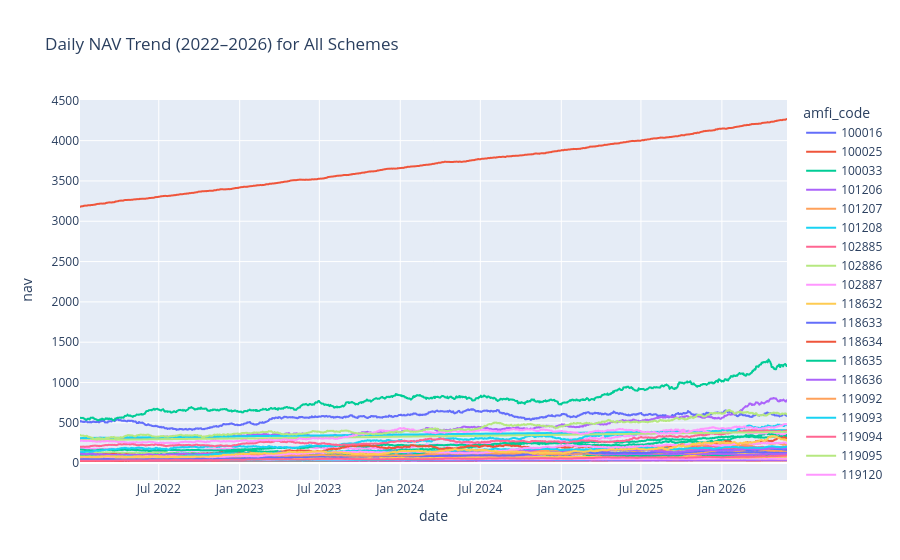

The notebook cell this image was saved under:
### Code cell
# Date column is convert into datetime 
nav_history['date'] = pd.to_datetime(nav_history['date'])

# Date wise NAV trend plot
fig = px.line(
    nav_history,
    x='date',
    y='nav',
    color='amfi_code',
    title='Daily NAV Trend (2022–2026) for All Schemes'
)

fig.show()

### Figure 1 — Plotly figure (JSON) as saved in the notebook; plotly's stock layout.template omitted (floating-point values rounded to 4 significant figures; data arrays with more than 128 entries replaced by an {"elided": "..."} marker saying what was removed)
{"data": [{"hovertemplate": "amfi_code=100016<br>date=%{x}<br>nav=%{y}<extra></extra>", "legendgroup": "100016", "line": {"color": "#636efa", "dash": "solid"}, "marker": {"symbol": "circle"}, "mode": "lines", "name": "100016", "showlegend": true, "type": "scattergl", "x": {"elided": "1150 str values"}, "xaxis": "x", "y": {"elided": "1150 float values"}, "yaxis": "y"}, {"hovertemplate": "amfi_code=100025<br>date=%{x}<br>nav=%{y}<extra></extra>", "legendgroup": "100025", "line": {"color": "#EF553B", "dash": "solid"}, "marker": {"symbol": "circle"}, "mode": "lines", "name": "100025", "showlegend": true, "type": "scattergl", "x": {"elided": "1150 str values"}, "xaxis": "x", "y": {"elided": "1150 float values"}, "yaxis": "y"}, {"hovertemplate": "amfi_code=100033<br>date=%{x}<br>nav=%{y}<extra></extra>", "legendgroup": "100033", "line": {"color": "#00cc96", "dash": "solid"}, "marker": {"symbol": "circle"}, "mode": "lines", "name": "100033", "showlegend": true, "type": "scattergl", "x": {"elided": "1150 str values"}, "xaxis": "x", "y": {"elided": "1150 float values"}, "yaxis": "y"}, {"hovertemplate": "amfi_code=101206<br>date=%{x}<br>nav=%{y}<extra></extra>", "legendgroup": "101206", "line": {"color": "#ab63fa", "dash": "solid"}, "marker": {"symbol": "circle"}, "mode": "lines", "name": "101206", "showlegend": true, "type": "scattergl", "x": {"elided": "1150 str values"}, "xaxis": "x", "y": {"elided": "1150 float values"}, "yaxis": "y"}, {"hovertemplate": "amfi_code=101207<br>date=%{x}<br>nav=%{y}<extra></extra>", "legendgroup": "101207", "line": {"color": "#FFA15A", "dash": "solid"}, "marker": {"symbol": "circle"}, "mode": "lines", "name": "101207", "showlegend": true, "type": "scattergl", "x": {"elided": "1150 str values"}, "xaxis": "x", "y": {"elided": "1150 float values"}, "yaxis": "y"}, {"hovertemplate": "amfi_code=101208<br>date=%{x}<br>nav=%{y}<extra></extra>", "legendgroup": "101208", "line": {"color": "#19d3f3", "dash": "solid"}, "marker": {"symbol": "circle"}, "mode": "lines", "name": "101208", "showlegend": true, "type": "scattergl", "x": {"elided": "1150 str values"}, "xaxis": "x", "y": {"elided": "1150 float values"}, "yaxis": "y"}, {"hovertemplate": "amfi_code=102885<br>date=%{x}<br>nav=%{y}<extra></extra>", "legendgroup": "102885", "line": {"color": "#FF6692", "dash": "solid"}, "marker": {"symbol": "circle"}, "mode": "lines", "name": "102885", "showlegend": true, "type": "scattergl", "x": {"elided": "1150 str values"}, "xaxis": "x", "y": {"elided": "1150 float values"}, "yaxis": "y"}, {"hovertemplate": "amfi_code=102886<br>date=%{x}<br>nav=%{y}<extra></extra>", "legendgroup": "102886", "line": {"color": "#B6E880", "dash": "solid"}, "marker": {"symbol": "circle"}, "mode": "lines", "name": "102886", "showlegend": true, "type": "scattergl", "x": {"elided": "1150 str values"}, "xaxis": "x", "y": {"elided": "1150 float values"}, "yaxis": "y"}, {"hovertemplate": "amfi_code=102887<br>date=%{x}<br>nav=%{y}<extra></extra>", "legendgroup": "102887", "line": {"color": "#FF97FF", "dash": "solid"}, "marker": {"symbol": "circle"}, "mode": "lines", "name": "102887", "showlegend": true, "type": "scattergl", "x": {"elided": "1150 str values"}, "xaxis": "x", "y": {"elided": "1150 float values"}, "yaxis": "y"}, {"hovertemplate": "amfi_code=118632<br>date=%{x}<br>nav=%{y}<extra></extra>", "legendgroup": "118632", "line": {"color": "#FECB52", "dash": "solid"}, "marker": {"symbol": "circle"}, "mode": "lines", "name": "118632", "showlegend": true, "type": "scattergl", "x": {"elided": "1150 str values"}, "xaxis": "x", "y": {"elided": "1150 float values"}, "yaxis": "y"}, {"hovertemplate": "amfi_code=118633<br>date=%{x}<br>nav=%{y}<extra></extra>", "legendgroup": "118633", "line": {"color": "#636efa", "dash": "solid"}, "marker": {"symbol": "circle"}, "mode": "lines", "name": "118633", "showlegend": true, "type": "scattergl", "x": {"elided": "1150 str values"}, "xaxis": "x", "y": {"elided": "1150 float values"}, "yaxis": "y"}, {"hovertemplate": "amfi_code=118634<br>date=%{x}<br>nav=%{y}<extra></extra>", "legendgroup": "118634", "line": {"color": "#EF553B", "dash": "solid"}, "marker": {"symbol": "circle"}, "mode": "lines", "name": "118634", "showlegend": true, "type": "scattergl", "x": {"elided": "1150 str values"}, "xaxis": "x", "y": {"elided": "1150 float values"}, "yaxis": "y"}, {"hovertemplate": "amfi_code=118635<br>date=%{x}<br>nav=%{y}<extra></extra>", "legendgroup": "118635", "line": {"color": "#00cc96", "dash": "solid"}, "marker": {"symbol": "circle"}, "mode": "lines", "name": "118635", "showlegend": true, "type": "scattergl", "x": {"elided": "1150 str values"}, "xaxis": "x", "y": {"elided": "1150 float values"}, "yaxis": "y"}, {"hovertemplate": "amfi_code=118636<br>date=%{x}<br>nav=%{y}<extra></extra>", "legendgroup": "118636", "line": {"color": "#ab63fa", "dash": "solid"}, "marker": {"symbol": "circle"}, "mode": "lines", "name": "118636", "showlegend": true, "type": "scattergl", "x": {"elided": "1150 str values"}, "xaxis": "x", "y": {"elided": "1150 float values"}, "yaxis": "y"}, {"hovertemplate": "amfi_code=119092<br>date=%{x}<br>nav=%{y}<extra></extra>", "legendgroup": "119092", "line": {"color": "#FFA15A", "dash": "solid"}, "marker": {"symbol": "circle"}, "mode": "lines", "name": "119092", "showlegend": true, "type": "scattergl", "x": {"elided": "1150 str values"}, "xaxis": "x", "y": {"elided": "1150 float values"}, "yaxis": "y"}, {"hovertemplate": "amfi_code=119093<br>date=%{x}<br>nav=%{y}<extra></extra>", "legendgroup": "119093", "line": {"color": "#19d3f3", "dash": "solid"}, "marker": {"symbol": "circle"}, "mode": "lines", "name": "119093", "showlegend": true, "type": "scattergl", "x": {"elided": "1150 str values"}, "xaxis": "x", "y": {"elided": "1150 float values"}, "yaxis": "y"}, {"hovertemplate": "amfi_code=119094<br>date=%{x}<br>nav=%{y}<extra></extra>", "legendgroup": "119094", "line": {"color": "#FF6692", "dash": "solid"}, "marker": {"symbol": "circle"}, "mode": "lines", "name": "119094", "showlegend": true, "type": "scattergl", "x": {"elided": "1150 str values"}, "xaxis": "x", "y": {"elided": "1150 float values"}, "yaxis": "y"}, {"hovertemplate": "amfi_code=119095<br>date=%{x}<br>nav=%{y}<extra></extra>", "legendgroup": "119095", "line": {"color": "#B6E880", "dash": "solid"}, "marker": {"symbol": "circle"}, "mode": "lines", "name": "119095", "showlegend": true, "type": "scattergl", "x": {"elided": "1150 str values"}, "xaxis": "x", "y": {"elided": "1150 float values"}, "yaxis": "y"}, {"hovertemplate": "amfi_code=119120<br>date=%{x}<br>nav=%{y}<extra></extra>", "legendgroup": "119120", "line": {"color": "#FF97FF", "dash": "solid"}, "marker": {"symbol": "circle"}, "mode": "lines", "name": "119120", "showlegend": true, "type": "scattergl", "x": {"elided": "1150 str values"}, "xaxis": "x", "y": {"elided": "1150 float values"}, "yaxis": "y"}, {"hovertemplate": "amfi_code=119551<br>date=%{x}<br>nav=%{y}<extra></extra>", "legendgroup": "119551", "line": {"color": "#FECB52", "dash": "solid"}, "marker": {"symbol": "circle"}, "mode": "lines", "name": "119551", "showlegend": true, "type": "scattergl", "x": {"elided": "1150 str values"}, "xaxis": "x", "y": {"elided": "1150 float values"}, "yaxis": "y"}, {"hovertemplate": "amfi_code=119552<br>date=%{x}<br>nav=%{y}<extra></extra>", "legendgroup": "119552", "line": {"color": "#636efa", "dash": "solid"}, "marker": {"symbol": "circle"}, "mode": "lines", "name": "119552", "showlegend": true, "type": "scattergl", "x": {"elided": "1150 str values"}, "xaxis": "x", "y": {"elided": "1150 float values"}, "yaxis": "y"}, {"hovertemplate": "amfi_code=119598<br>date=%{x}<br>nav=%{y}<extra></extra>", "legendgroup": "119598", "line": {"color": "#EF553B", "dash": "solid"}, "marker": {"symbol": "circle"}, "mode": "lines", "name": "119598", "showlegend": true, "type": "scattergl", "x": {"elided": "1150 str values"}, "xaxis": "x", "y": {"elided": "1150 float values"}, "yaxis": "y"}, {"hovertemplate": "amfi_code=119599<br>date=%{x}<br>nav=%{y}<extra></extra>", "legendgroup": "119599", "line": {"color": "#00cc96", "dash": "solid"}, "marker": {"symbol": "circle"}, "mode": "lines", "name": "119599", "showlegend": true, "type": "scattergl", "x": {"elided": "1150 str values"}, "xaxis": "x", "y": {"elided": "1150 float values"}, "yaxis": "y"}, {"hovertemplate": "amfi_code=120503<br>date=%{x}<br>nav=%{y}<extra></extra>", "legendgroup": "120503", "line": {"color": "#ab63fa", "dash": "solid"}, "marker": {"symbol": "circle"}, "mode": "lines", "name": "120503", "showlegend": true, "type": "scattergl", "x": {"elided": "1150 str values"}, "xaxis": "x", "y": {"elided": "1150 float values"}, "yaxis": "y"}, {"hovertemplate": "amfi_code=120504<br>date=%{x}<br>nav=%{y}<extra></extra>", "legendgroup": "120504", "line": {"color": "#FFA15A", "dash": "solid"}, "marker": {"symbol": "circle"}, "mode": "lines", "name": "120504", "showlegend": true, "type": "scattergl", "x": {"elided": "1150 str values"}, "xaxis": "x", "y": {"elided": "1150 float values"}, "yaxis": "y"}, {"hovertemplate": "amfi_code=120505<br>date=%{x}<br>nav=%{y}<extra></extra>", "legendgroup": "120505", "line": {"color": "#19d3f3", "dash": "solid"}, "marker": {"symbol": "circle"}, "mode": "lines", "name": "120505", "showlegend": true, "type": "scattergl", "x": {"elided": "1150 str values"}, "xaxis": "x", "y": {"elided": "1150 float values"}, "yaxis": "y"}, {"hovertemplate": "amfi_code=120506<br>date=%{x}<br>nav=%{y}<extra></extra>", "legendgroup": "120506", "line": {"color": "#FF6692", "dash": "solid"}, "marker": {"symbol": "circle"}, "mode": "lines", "name": "120506", "showlegend": true, "type": "scattergl", "x": {"elided": "1150 str values"}, "xaxis": "x", "y": {"elided": "1150 float values"}, "yaxis": "y"}, {"hovertemplate": "amfi_code=120507<br>date=%{x}<br>nav=%{y}<extra></extra>", "legendgroup": "120507", "line": {"color": "#B6E880", "dash": "solid"}, "marker": {"symbol": "circle"}, "mode": "lines", "name": "120507", "showlegend": true, "type": "scattergl", "x": {"elided": "1150 str values"}, "xaxis": "x", "y": {"elided": "1150 float values"}, "yaxis": "y"}, {"hovertemplate": "amfi_code=120841<br>date=%{x}<br>nav=%{y}<extra></extra>", "legendgroup": "120841", "line": {"color": "#FF97FF", "dash": "solid"}, "marker": {"symbol": "circle"}, "mode": "lines", "name": "120841", "showlegend": true, "type": "scattergl", "x": {"elided": "1150 str values"}, "xaxis": "x", "y": {"elided": "1150 float values"}, "yaxis": "y"}, {"hovertemplate": "amfi_code=120842<br>date=%{x}<br>nav=%{y}<extra></extra>", "legendgroup": "120842", "line": {"color": "#FECB52", "dash": "solid"}, "marker": {"symbol": "circle"}, "mode": "lines", "name": "120842", "showlegend": true, "type": "scattergl", "x": {"elided": "1150 str values"}, "xaxis": "x", "y": {"elided": "1150 float values"}, "yaxis": "y"}, {"hovertemplate": "amfi_code=120843<br>date=%{x}<br>nav=%{y}<extra></extra>", "legendgroup": "120843", "line": {"color": "#636efa", "dash": "solid"}, "marker": {"symbol": "circle"}, "mode": "lines", "name": "120843", "showlegend": true, "type": "scattergl", "x": {"elided": "1150 str values"}, "xaxis": "x", "y": {"elided": "1150 float values"}, "yaxis": "y"}, {"hovertemplate": "amfi_code=120844<br>date=%{x}<br>nav=%{y}<extra></extra>", "legendgroup": "120844", "line": {"color": "#EF553B", "dash": "solid"}, "marker": {"symbol": "circle"}, "mode": "lines", "name": "120844", "showlegend": true, "type": "scattergl", "x": {"elided": "1150 str values"}, "xaxis": "x", "y": {"elided": "1150 float values"}, "yaxis": "y"}, {"hovertemplate": "amfi_code=125497<br>date=%{x}<br>nav=%{y}<extra></extra>", "legendgroup": "125497", "line": {"color": "#00cc96", "dash": "solid"}, "marker": {"symbol": "circle"}, "mode": "lines", "name": "125497", "showlegend": true, "type": "scattergl", "x": {"elided": "1150 str values"}, "xaxis": "x", "y": {"elided": "1150 float values"}, "yaxis": "y"}, {"hovertemplate": "amfi_code=125498<br>date=%{x}<br>nav=%{y}<extra></extra>", "legendgroup": "125498", "line": {"color": "#ab63fa", "dash": "solid"}, "marker": {"symbol": "circle"}, "mode": "lines", "name": "125498", "showlegend": true, "type": "scattergl", "x": {"elided": "1150 str values"}, "xaxis": "x", "y": {"elided": "1150 float values"}, "yaxis": "y"}, {"hovertemplate": "amfi_code=148567<br>date=%{x}<br>nav=%{y}<extra></extra>", "legendgroup": "148567", "line": {"color": "#FFA15A", "dash": "solid"}, "marker": {"symbol": "circle"}, "mode": "lines", "name": "148567", "showlegend": true, "type": "scattergl", "x": {"elided": "1150 str values"}, "xaxis": "x", "y": {"elided": "1150 float values"}, "yaxis": "y"}, {"hovertemplate": "amfi_code=148568<br>date=%{x}<br>nav=%{y}<extra></extra>", "legendgroup": "148568", "line": {"color": "#19d3f3", "dash": "solid"}, "marker": {"symbol": "circle"}, "mode": "lines", "name": "148568", "showlegend": true, "type": "scattergl", "x": {"elided": "1150 str values"}, "xaxis": "x", "y": {"elided": "1150 float values"}, "yaxis": "y"}, {"hovertemplate": "amfi_code=148569<br>date=%{x}<br>nav=%{y}<extra></extra>", "legendgroup": "148569", "line": {"color": "#FF6692", "dash": "solid"}, "marker": {"symbol": "circle"}, "mode": "lines", "name": "148569", "showlegend": true, "type": "scattergl", "x": {"elided": "1150 str values"}, "xaxis": "x", "y": {"elided": "1150 float values"}, "yaxis": "y"}, {"hovertemplate": "amfi_code=149322<br>date=%{x}<br>nav=%{y}<extra></extra>", "legendgroup": "149322", "line": {"color": "#B6E880", "dash": "solid"}, "marker": {"symbol": "circle"}, "mode": "lines", "name": "149322", "showlegend": true, "type": "scattergl", "x": {"elided": "1150 str values"}, "xaxis": "x", "y": {"elided": "1150 float values"}, "yaxis": "y"}, {"hovertemplate": "amfi_code=149323<br>date=%{x}<br>nav=%{y}<extra></extra>", "legendgroup": "149323", "line": {"color": "#FF97FF", "dash": "solid"}, "marker": {"symbol": "circle"}, "mode": "lines", "name": "149323", "showlegend": true, "type": "scattergl", "x": {"elided": "1150 str values"}, "xaxis": "x", "y": {"elided": "1150 float values"}, "yaxis": "y"}, {"hovertemplate": "amfi_code=149324<br>date=%{x}<br>nav=%{y}<extra></extra>", "legendgroup": "149324", "line": {"color": "#FECB52", "dash": "solid"}, "marker": {"symbol": "circle"}, "mode": "lines", "name": "149324", "showlegend": true, "type": "scattergl", "x": {"elided": "1150 str values"}, "xaxis": "x", "y": {"elided": "1150 float values"}, "yaxis": "y"}], "layout": {"legend": {"title": {"text": "amfi_code"}, "tracegroupgap": 0}, "title": {"text": "Daily NAV Trend (2022–2026) for All Schemes"}, "xaxis": {"anchor": "y", "domain": [0, 1], "title": {"text": "date"}}, "yaxis": {"anchor": "x", "domain": [0, 1], "title": {"text": "nav"}}}}
